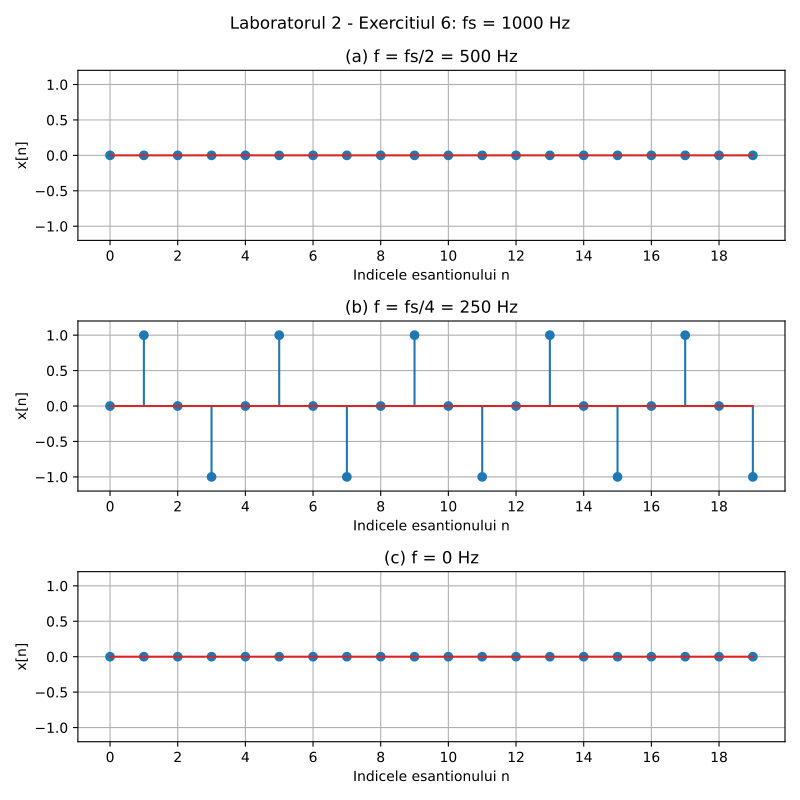

Recreate this plot in Python.
import numpy as np
import matplotlib.pyplot as plt

fs = 1000
A = 1
phi = 0
n = np.arange(20)
t = n / fs

x1 = A * np.sin(2 * np.pi * (fs / 2) * t + phi)
x2 = A * np.sin(2 * np.pi * (fs / 4) * t + phi)
x3 = A * np.sin(2 * np.pi * 0 * t + phi)

fig, axs = plt.subplots(3, figsize=(8, 8))
fig.suptitle("Laboratorul 2 - Exercitiul 6: fs = 1000 Hz")

axs[0].stem(n, x1)
axs[0].set_title("(a) f = fs/2 = 500 Hz")

axs[1].stem(n, x2)
axs[1].set_title("(b) f = fs/4 = 250 Hz")

axs[2].stem(n, x3)
axs[2].set_title("(c) f = 0 Hz")

for ax in axs:
    ax.set_xlabel("Indicele esantionului n")
    ax.set_ylabel("x[n]")
    ax.set_xticks(np.arange(0, 20, 2))
    ax.set_ylim(-1.2, 1.2)
    ax.grid(True)

fig.tight_layout()
fig.savefig("ex6.pdf")
plt.show()
